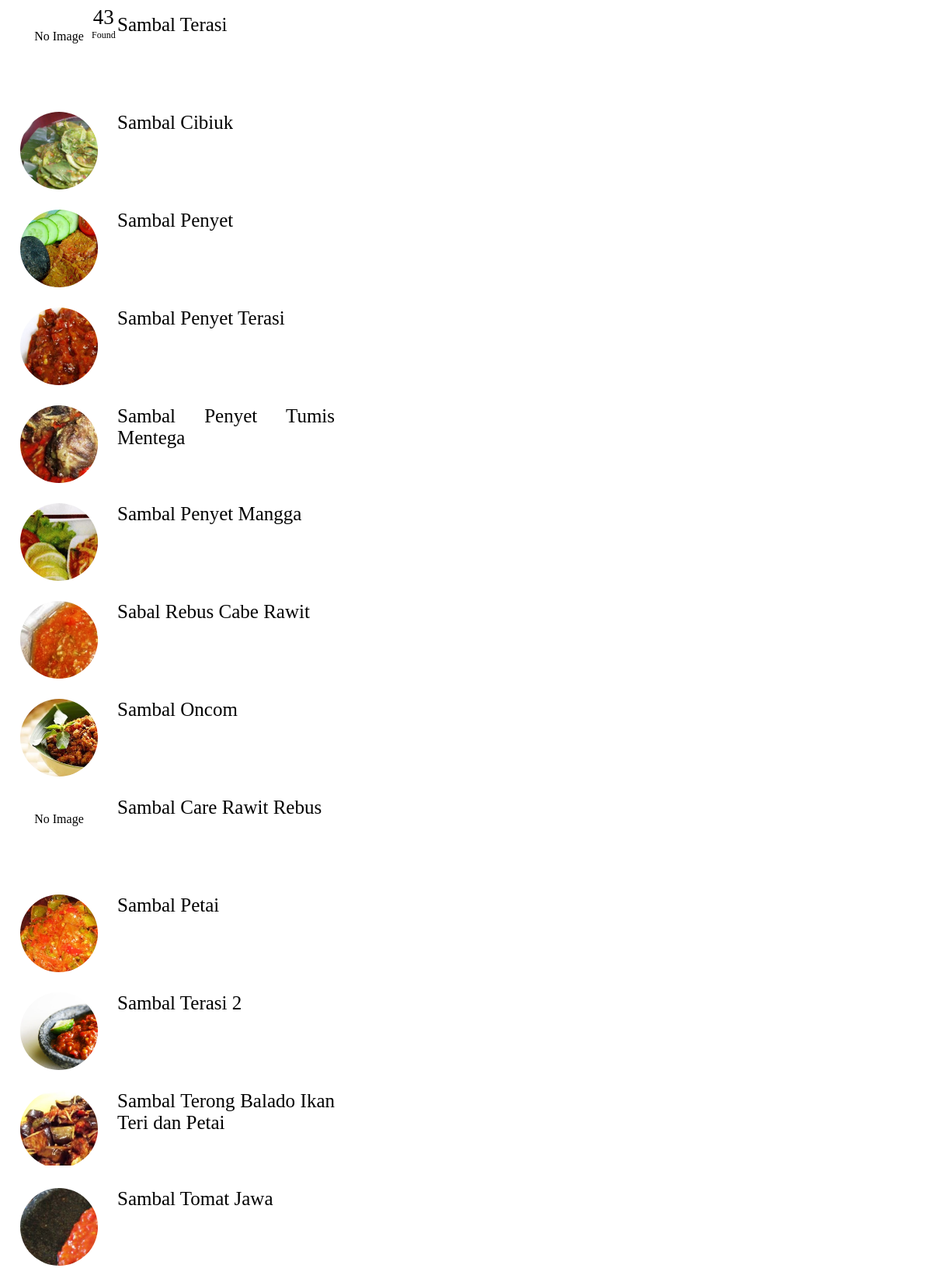
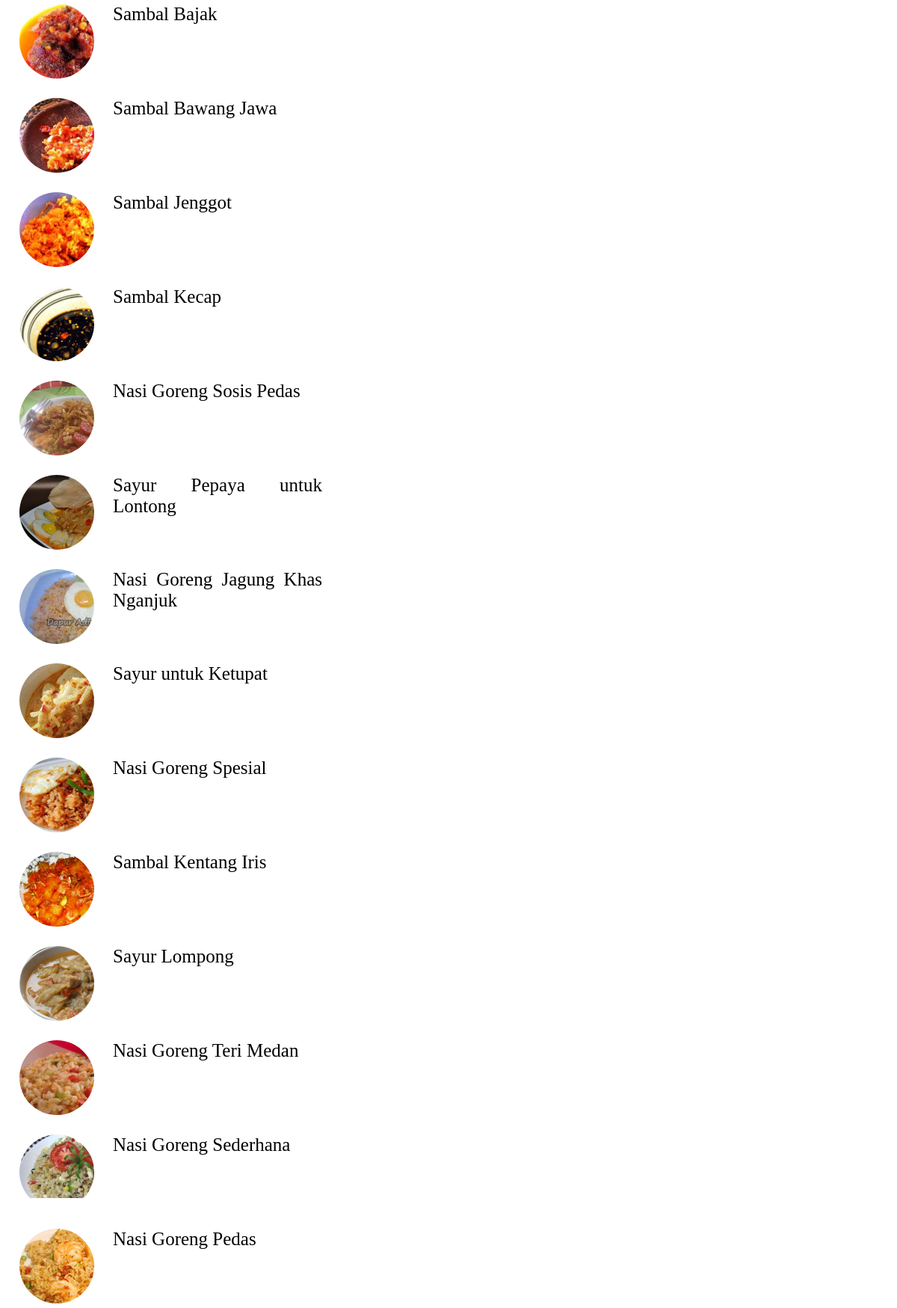
Page /search_data.php (upper part) on the committed database (2 pictures, top to bottom).
### tables this page shows
CREATE TABLE IF NOT EXISTS `resep` (
  `id` int(11) NOT NULL AUTO_INCREMENT,
  `kode_resep` varchar(4) NOT NULL DEFAULT '',
  `nama_resep` varchar(100) DEFAULT NULL,
  `kode_jenis_resep` varchar(3) DEFAULT NULL,
  `alat_resep` text,
  `bahan_resep` text,
  `cara_olah_resep` text,
  `foto_resep` varchar(100) DEFAULT NULL,
  PRIMARY KEY (`kode_resep`),
  UNIQUE KEY `id` (`id`)
);

### database.php (called while the page is built, shortened)
<?php
class database{
  function getData($key){
    $result = array();
    $key = str_ireplace(" ","%",$key);
    $key = str_ireplace(",","%",$key);
    $query = mysql_query("select * from resep where nama_resep like '%".$key."%' or bahan_resep like '%".$key."%'");
    if(mysql_num_rows($query) > 0){
      while($data = mysql_fetch_array($query)){
        $result[] = $data;
      }
      return $result;
    }else{
      return 0;
    }
  }
}
?>

### search_data.php (the view, shortened to what this page needs)
<?php
include "database.php";
$data = new database();
$key = $_GET['search-key'];
$result = $data->getData($key);
if($result == 0){
  echo "<b>".$key."</b> Not Found!";
}else {
  echo "<div id='result-count'>";
  echo "<div id='result-count-number'>";
  if(count($result) > 99){
    echo "99+";
  }else {
    echo count($result);
  }
  echo "</div>";
  echo "<div id='result-count-text'>Found</div>";
  echo "</div>";
  foreach ($result as $dataresult) {
    ?>
    <div class="result" onclick="detail('<?php echo $dataresult['kode_resep']; ?>')">
    <?php
    echo "<div class='result-image'>";
    if($dataresult['foto_resep']){
      echo "<img class='result-image-img' src='image/".$dataresult['foto_resep']."'>";
    }else{
      echo "<div class='no-image'>No Image</div>";
    }
    echo "</div>";
    echo "<div class='result-title'>";
    echo $dataresult['nama_resep'];
    echo "</div>";
    echo "</div>";
  }
}
?>

### search_data.php (style rules this page uses)
#result-count { position: absolute; top: 7px; margin-left: 110px; text-align: center; }
#result-count-number { font-size: 27px; padding: 0; }
#result-count-text { font-size: 12px; }
.result { transition: 0.3s background; margin : 10px 3px; padding: 8px 5px; overflow: hidden; }
.no-image { margin-top: 20px; }
.result-image { width: 100px; height: 100px; border-radius: 50%; overflow: hidden; float: left; margin-right: 25px; margin-left: 10px; text-align: center; }
.result-image-img { width: 170px; }
.result-title { float: left; font-size: 25px; overflow: hidden; max-width: 280px; font-family: Levenim MT; text-align: justify; vertical-align: middle; }

### rows in the picture
resep: shows "No Image", nama_resep "Sambal Terasi"
resep: foto_resep (picture), nama_resep "Sambal Cibiuk"
resep: foto_resep (picture), nama_resep "Sambal Penyet"
resep: foto_resep (picture), nama_resep "Sambal Penyet Terasi"
resep: foto_resep (picture), nama_resep "Sambal Penyet Tumis Mentega"
resep: foto_resep (picture), nama_resep "Sambal Penyet Mangga"
resep: foto_resep (picture), nama_resep "Sabal Rebus Cabe Rawit"
resep: foto_resep (picture), nama_resep "Sambal Oncom"
resep: foto_resep "No Image", nama_resep "Sambal Care Rawit Rebus"
resep: foto_resep (picture), nama_resep "Sambal Petai"
resep: foto_resep (picture), nama_resep "Sambal Terasi 2"
resep: foto_resep (picture), nama_resep "Sambal Terong Balado Ikan Teri dan Petai"
resep: foto_resep (picture), nama_resep "Sambal Tomat Jawa"
resep: foto_resep (picture), nama_resep "Sambal Bajak"
resep: foto_resep (picture), nama_resep "Sambal Bawang Jawa"
resep: foto_resep (picture), nama_resep "Sambal Jenggot"
resep: foto_resep (picture), nama_resep "Sambal Kecap"
resep: foto_resep (picture), nama_resep "Nasi Goreng Sosis Pedas"
resep: foto_resep (picture), nama_resep "Sayur Pepaya untuk Lontong"
resep: foto_resep (picture), nama_resep "Nasi Goreng Jagung Khas Nganjuk"
resep: foto_resep (picture), nama_resep "Sayur untuk Ketupat"
resep: foto_resep (picture), nama_resep "Nasi Goreng Spesial"
resep: foto_resep (picture), nama_resep "Sambal Kentang Iris"
resep: foto_resep (picture), nama_resep "Sayur Lompong"
resep: foto_resep (picture), nama_resep "Nasi Goreng Teri Medan"
resep: foto_resep (picture), nama_resep "Nasi Goreng Sederhana"
resep: foto_resep (picture), nama_resep "Nasi Goreng Pedas"

### other values in the picture
count($result) "43"
